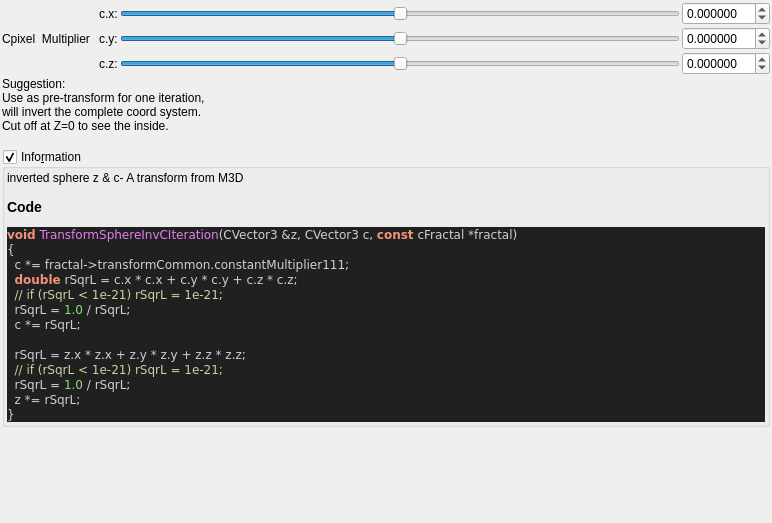
<?xml version="1.0" encoding="UTF-8"?>
<ui version="4.0">
 <class>transf_sphere_invC</class>
 <widget class="QWidget" name="Form">
  <property name="geometry">
   <rect>
    <x>0</x>
    <y>0</y>
    <width>772</width>
    <height>523</height>
   </rect>
  </property>
  <property name="windowTitle">
   <string notr="true">transf_sphere_invC</string>
  </property>
  <layout class="QVBoxLayout" name="verticalLayout">
   <property name="spacing">
    <number>2</number>
   </property>
   <property name="leftMargin">
    <number>2</number>
   </property>
   <property name="topMargin">
    <number>2</number>
   </property>
   <property name="rightMargin">
    <number>2</number>
   </property>
   <property name="bottomMargin">
    <number>2</number>
   </property>
   <item>
    <layout class="QGridLayout" name="gridLayout_44">
     <property name="spacing">
      <number>2</number>
     </property>
     <item row="0" column="2">
      <widget class="QSlider" name="slider3_transf_constant_multiplier_111_x">
       <property name="sizePolicy">
        <sizepolicy hsizetype="Expanding" vsizetype="Maximum">
         <horstretch>0</horstretch>
         <verstretch>0</verstretch>
        </sizepolicy>
       </property>
       <property name="minimum">
        <number>-10000000</number>
       </property>
       <property name="maximum">
        <number>10000000</number>
       </property>
       <property name="value">
        <number>0</number>
       </property>
       <property name="sliderPosition">
        <number>0</number>
       </property>
       <property name="orientation">
        <enum>Qt::Horizontal</enum>
       </property>
      </widget>
     </item>
     <item row="1" column="2">
      <widget class="QSlider" name="slider3_transf_constant_multiplier_111_y">
       <property name="sizePolicy">
        <sizepolicy hsizetype="Expanding" vsizetype="Maximum">
         <horstretch>0</horstretch>
         <verstretch>0</verstretch>
        </sizepolicy>
       </property>
       <property name="minimum">
        <number>-10000000</number>
       </property>
       <property name="maximum">
        <number>10000000</number>
       </property>
       <property name="value">
        <number>0</number>
       </property>
       <property name="sliderPosition">
        <number>0</number>
       </property>
       <property name="orientation">
        <enum>Qt::Horizontal</enum>
       </property>
      </widget>
     </item>
     <item row="1" column="1">
      <widget class="QLabel" name="label_113">
       <property name="text">
        <string>c.y:</string>
       </property>
      </widget>
     </item>
     <item row="0" column="1">
      <widget class="QLabel" name="label_117">
       <property name="text">
        <string>c.x:</string>
       </property>
      </widget>
     </item>
     <item row="1" column="3">
      <widget class="MyDoubleSpinBox" name="spinbox3_transf_constant_multiplier_111_y">
       <property name="sizePolicy">
        <sizepolicy hsizetype="Minimum" vsizetype="Maximum">
         <horstretch>0</horstretch>
         <verstretch>0</verstretch>
        </sizepolicy>
       </property>
       <property name="prefix">
        <string/>
       </property>
       <property name="suffix">
        <string/>
       </property>
       <property name="decimals">
        <number>6</number>
       </property>
       <property name="minimum">
        <double>-99.989999999999995</double>
       </property>
       <property name="maximum">
        <double>99.989999999999995</double>
       </property>
       <property name="singleStep">
        <double>0.100000000000000</double>
       </property>
      </widget>
     </item>
     <item row="2" column="3">
      <widget class="MyDoubleSpinBox" name="spinbox3_transf_constant_multiplier_111_z">
       <property name="sizePolicy">
        <sizepolicy hsizetype="Minimum" vsizetype="Maximum">
         <horstretch>0</horstretch>
         <verstretch>0</verstretch>
        </sizepolicy>
       </property>
       <property name="prefix">
        <string/>
       </property>
       <property name="suffix">
        <string/>
       </property>
       <property name="decimals">
        <number>6</number>
       </property>
       <property name="minimum">
        <double>-99.989999999999995</double>
       </property>
       <property name="maximum">
        <double>99.989999999999995</double>
       </property>
       <property name="singleStep">
        <double>0.100000000000000</double>
       </property>
      </widget>
     </item>
     <item row="0" column="3">
      <widget class="MyDoubleSpinBox" name="spinbox3_transf_constant_multiplier_111_x">
       <property name="sizePolicy">
        <sizepolicy hsizetype="Minimum" vsizetype="Maximum">
         <horstretch>0</horstretch>
         <verstretch>0</verstretch>
        </sizepolicy>
       </property>
       <property name="prefix">
        <string/>
       </property>
       <property name="suffix">
        <string/>
       </property>
       <property name="decimals">
        <number>6</number>
       </property>
       <property name="minimum">
        <double>-99.989999999999995</double>
       </property>
       <property name="maximum">
        <double>99.989999999999995</double>
       </property>
       <property name="singleStep">
        <double>0.100000000000000</double>
       </property>
      </widget>
     </item>
     <item row="2" column="2">
      <widget class="QSlider" name="slider3_transf_constant_multiplier_111_z">
       <property name="sizePolicy">
        <sizepolicy hsizetype="Expanding" vsizetype="Maximum">
         <horstretch>0</horstretch>
         <verstretch>0</verstretch>
        </sizepolicy>
       </property>
       <property name="minimum">
        <number>-10000000</number>
       </property>
       <property name="maximum">
        <number>10000000</number>
       </property>
       <property name="value">
        <number>0</number>
       </property>
       <property name="sliderPosition">
        <number>0</number>
       </property>
       <property name="orientation">
        <enum>Qt::Horizontal</enum>
       </property>
      </widget>
     </item>
     <item row="1" column="0">
      <widget class="QLabel" name="label_114">
       <property name="text">
        <string>Cpixel  Multiplier  </string>
       </property>
      </widget>
     </item>
     <item row="2" column="1">
      <widget class="QLabel" name="label_118">
       <property name="text">
        <string>c.z:</string>
       </property>
      </widget>
     </item>
    </layout>
   </item>
   <item>
    <widget class="QLabel" name="label">
     <property name="toolTip">
      <string/>
     </property>
     <property name="text">
      <string>Suggestion:
Use as pre-transform for one iteration, 
will invert the complete coord system.
Cut off at Z=0 to see the inside.
</string>
     </property>
    </widget>
   </item>
   <item>
    <widget class="MyGroupBox" name="groupCheck_info">
     <property name="title">
      <string>Info&amp;rmation</string>
     </property>
     <property name="flat">
      <bool>false</bool>
     </property>
     <property name="checkable">
      <bool>true</bool>
     </property>
     <layout class="QVBoxLayout" name="verticalLayout_2">
      <property name="spacing">
       <number>2</number>
      </property>
      <property name="leftMargin">
       <number>2</number>
      </property>
      <property name="topMargin">
       <number>2</number>
      </property>
      <property name="rightMargin">
       <number>2</number>
      </property>
      <property name="bottomMargin">
       <number>2</number>
      </property>
      <item>
       <widget class="QLabel" name="label_code_content">
        <property name="text">
         <string notr="true">&lt;p&gt;inverted sphere z &amp; c- A transform from M3D&lt;/p&gt;&lt;table&gt;
&lt;/table&gt;
&lt;h3&gt;Code&lt;/h3&gt;
&lt;body style=&quot;background-color:#202020&quot;&gt;
&lt;pre style=&quot;color:#d0d0d0; background-color:#202020;  font-family:'Courier New',monospace;&quot;&gt;&lt;span style=&quot;color:#f09479; font-weight:bold&quot;&gt;void&lt;/span&gt; &lt;span style=&quot;color:#e47eed&quot;&gt;TransformSphereInvCIteration&lt;/span&gt;&lt;span style=&quot;color:#d0d0d0&quot;&gt;(&lt;/span&gt;CVector3 &lt;span style=&quot;color:#d0d0d0&quot;&gt;&amp;amp;&lt;/span&gt;z&lt;span style=&quot;color:#d0d0d0&quot;&gt;,&lt;/span&gt; CVector3 c&lt;span style=&quot;color:#d0d0d0&quot;&gt;,&lt;/span&gt; &lt;span style=&quot;color:#f09479; font-weight:bold&quot;&gt;const&lt;/span&gt; cFractal &lt;span style=&quot;color:#d0d0d0&quot;&gt;*&lt;/span&gt;fractal&lt;span style=&quot;color:#d0d0d0&quot;&gt;)&lt;/span&gt;
&lt;span style=&quot;color:#d0d0d0&quot;&gt;{&lt;/span&gt;
  c &lt;span style=&quot;color:#d0d0d0&quot;&gt;*=&lt;/span&gt; fractal&lt;span style=&quot;color:#d0d0d0&quot;&gt;-&amp;gt;&lt;/span&gt;transformCommon&lt;span style=&quot;color:#d0d0d0&quot;&gt;.&lt;/span&gt;constantMultiplier111&lt;span style=&quot;color:#d0d0d0&quot;&gt;;&lt;/span&gt;
  &lt;span style=&quot;color:#f09479; font-weight:bold&quot;&gt;double&lt;/span&gt; rSqrL &lt;span style=&quot;color:#d0d0d0&quot;&gt;=&lt;/span&gt; c&lt;span style=&quot;color:#d0d0d0&quot;&gt;.&lt;/span&gt;x &lt;span style=&quot;color:#d0d0d0&quot;&gt;*&lt;/span&gt; c&lt;span style=&quot;color:#d0d0d0&quot;&gt;.&lt;/span&gt;x &lt;span style=&quot;color:#d0d0d0&quot;&gt;+&lt;/span&gt; c&lt;span style=&quot;color:#d0d0d0&quot;&gt;.&lt;/span&gt;y &lt;span style=&quot;color:#d0d0d0&quot;&gt;*&lt;/span&gt; c&lt;span style=&quot;color:#d0d0d0&quot;&gt;.&lt;/span&gt;y &lt;span style=&quot;color:#d0d0d0&quot;&gt;+&lt;/span&gt; c&lt;span style=&quot;color:#d0d0d0&quot;&gt;.&lt;/span&gt;z &lt;span style=&quot;color:#d0d0d0&quot;&gt;*&lt;/span&gt; c&lt;span style=&quot;color:#d0d0d0&quot;&gt;.&lt;/span&gt;z&lt;span style=&quot;color:#d0d0d0&quot;&gt;;&lt;/span&gt;
  &lt;span style=&quot;color:#d0d0a0&quot;&gt;// if (rSqrL &amp;lt; 1e-21) rSqrL = 1e-21;&lt;/span&gt;
  rSqrL &lt;span style=&quot;color:#d0d0d0&quot;&gt;=&lt;/span&gt; &lt;span style=&quot;color:#87df71&quot;&gt;1.0&lt;/span&gt; &lt;span style=&quot;color:#d0d0d0&quot;&gt;/&lt;/span&gt; rSqrL&lt;span style=&quot;color:#d0d0d0&quot;&gt;;&lt;/span&gt;
  c &lt;span style=&quot;color:#d0d0d0&quot;&gt;*=&lt;/span&gt; rSqrL&lt;span style=&quot;color:#d0d0d0&quot;&gt;;&lt;/span&gt;

  rSqrL &lt;span style=&quot;color:#d0d0d0&quot;&gt;=&lt;/span&gt; z&lt;span style=&quot;color:#d0d0d0&quot;&gt;.&lt;/span&gt;x &lt;span style=&quot;color:#d0d0d0&quot;&gt;*&lt;/span&gt; z&lt;span style=&quot;color:#d0d0d0&quot;&gt;.&lt;/span&gt;x &lt;span style=&quot;color:#d0d0d0&quot;&gt;+&lt;/span&gt; z&lt;span style=&quot;color:#d0d0d0&quot;&gt;.&lt;/span&gt;y &lt;span style=&quot;color:#d0d0d0&quot;&gt;*&lt;/span&gt; z&lt;span style=&quot;color:#d0d0d0&quot;&gt;.&lt;/span&gt;y &lt;span style=&quot;color:#d0d0d0&quot;&gt;+&lt;/span&gt; z&lt;span style=&quot;color:#d0d0d0&quot;&gt;.&lt;/span&gt;z &lt;span style=&quot;color:#d0d0d0&quot;&gt;*&lt;/span&gt; z&lt;span style=&quot;color:#d0d0d0&quot;&gt;.&lt;/span&gt;z&lt;span style=&quot;color:#d0d0d0&quot;&gt;;&lt;/span&gt;
  &lt;span style=&quot;color:#d0d0a0&quot;&gt;// if (rSqrL &amp;lt; 1e-21) rSqrL = 1e-21;&lt;/span&gt;
  rSqrL &lt;span style=&quot;color:#d0d0d0&quot;&gt;=&lt;/span&gt; &lt;span style=&quot;color:#87df71&quot;&gt;1.0&lt;/span&gt; &lt;span style=&quot;color:#d0d0d0&quot;&gt;/&lt;/span&gt; rSqrL&lt;span style=&quot;color:#d0d0d0&quot;&gt;;&lt;/span&gt;
  z &lt;span style=&quot;color:#d0d0d0&quot;&gt;*=&lt;/span&gt; rSqrL&lt;span style=&quot;color:#d0d0d0&quot;&gt;;&lt;/span&gt;
&lt;span style=&quot;color:#d0d0d0&quot;&gt;}&lt;/span&gt;
&lt;/pre&gt;
&lt;/body&gt;</string>
        </property>
        <property name="wordWrap">
         <bool>true</bool>
        </property>
        <property name="openExternalLinks">
         <bool>true</bool>
        </property>
        <property name="textInteractionFlags">
         <set>Qt::LinksAccessibleByMouse|Qt::TextSelectableByMouse</set>
        </property>
       </widget>
      </item>
     </layout>
    </widget>
   </item>
   <item>
    <spacer name="verticalSpacer">
     <property name="orientation">
      <enum>Qt::Vertical</enum>
     </property>
     <property name="sizeHint" stdset="0">
      <size>
       <width>20</width>
       <height>40</height>
      </size>
     </property>
    </spacer>
   </item>
  </layout>
 </widget>
 <customwidgets>
  <customwidget>
   <class>MyDoubleSpinBox</class>
   <extends>QDoubleSpinBox</extends>
   <header>my_double_spin_box.h</header>
  </customwidget>
  <customwidget>
   <class>MyGroupBox</class>
   <extends>QGroupBox</extends>
   <header>my_group_box.h</header>
   <container>1</container>
  </customwidget>
 </customwidgets>
 <resources/>
 <connections/>
</ui>
